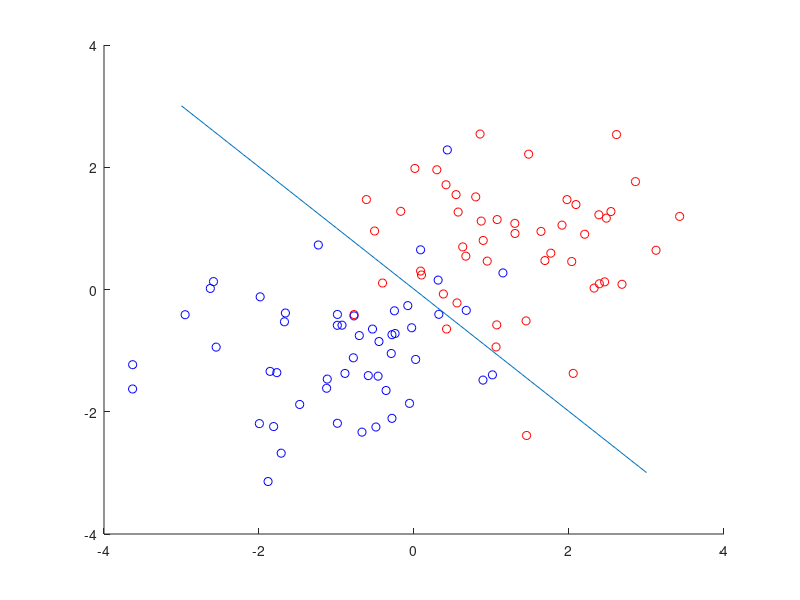

This figure's MATLAB source: (Note: this script raises an error after producing the figure.)

X1 = randn(50,2) + 1;
X2 = randn(51,2) -1;

y1 = ones(50,1);
y2 = -ones(51,1);

%In order to make a decision boundary we note that in the case of two
%gaussian distributions with equal covariance matrices the classifier is
%found by solving the equation -||x - mu1||^2/sigma1^2 = -||x -
%mu2||^2/sigma2^2.  Since sigma1 = sigma2 and we know the mean values ([1
%1] and [-1 -1] we can solve for a straigt line y = -x, chich performs as a
%linear classifier.  It is essentally an OLS estimate so it is optimal in
%that it finds the maximum distance from the means of the distribution.  

x = [-3:.1:3];
y1 = -x;
y2 = -x -1/4*log(50/51)
figure;
hold on;
plot(X1(:,1), X1(:,2), 'ro');
plot(X2(:,1), X2(:,2), 'bo');
plot(x,y2);
hold off;

%Polynomial Kernel Data, Trying and plotting different degrees of the
%polynomial to assess performance
load iris.mat;
t = 1;
gam = 1;
degree = 1;

performance = zeros(1,10);

for degree = 1:10;
    [alpha, b] = trainlssvm({Xtrain , Ytrain , 'classifier', gam,[t degree],'poly_kernel','preprocess'});
    Yt = simlssvm({Xtrain,Ytrain,'classifier',gam,[t degree],'poly_kernel'},{alpha,b},Xtest);

    %To evaluate performance
    performance(degree) = sum(Yt == Ytest)/length(Ytest)
end

figure;
plot(1:10,performance);
xlabel("Degree of Polynomial");
ylabel("Performance");

%We see that after degree three the performance on the test set is 100% so
%we plot the first three
for d = 1:3;
    figure;
    plotlssvm({Xtrain,Ytrain,'c',1,[1 d], 'poly_kernel'})
end

%We can do the same thing with the RBF kernel, by looping over values of
%sigma squared and assessing the performance.

sig2 = [0:0.01:14];
gam = 1;
ntrials = length(sig2);
performancerbf = zeros(1,ntrials);


%In order to check our parameters we need to first have a training and
%validation set, since there is no order to the data we are able to make
%the set randomly.

idx = randperm(size(Xtrain,1));

Xttrain = Xtrain(idx(1:80),:);
Yttrain = Ytrain(idx(1:80));
Xval = Xtrain(idx(81:100),:);
Yval = Ytrain(idx(81:100));


for sigmasq = sig2
    [alpha, b] = trainlssvm({Xttrain , Yttrain , 'classifier', gam,sigmasq,'RBF_kernel'});
    Yt = simlssvm({Xttrain,Yttrain,'classifier',gam,sigmasq,'RBF_kernel'},{alpha,b},Xval);
%To evaluate performance
    performancerbf(find(sig2 == sigmasq)) = sum(Yt == Yval)/length(Yval);
end

figure;
plot(sig2,performancerbf);
xlabel("\sigma^{2}");
ylabel("Performance");

%Seeing that sigmasq is good inbetween 0.01 and up to ~10 we set it to a
%reasonably low value 1 for convenience, and plot
figure;
plotlssvm({Xtrain,Ytrain,'classifier',gam,0.01,'RBF_kernel'})
figure;
plotlssvm({Xtrain,Ytrain,'classifier',gam,1,'RBF_kernel'})
figure;
plotlssvm({Xtrain,Ytrain,'classifier',gam,12.2,'RBF_kernel'})


%we can find a good range for gamma
sigmasq = 1;
gammalist = [0.1:0.01:100];
ntrials = length(gammalist);
performancerbf = zeros(1,ntrials);
for gam = gammalist
    [alpha, b] = trainlssvm({Xttrain , Yttrain , 'classifier', gam,sigmasq,'RBF_kernel'});
    Yt = simlssvm({Xttrain,Yttrain,'classifier',gam,sigmasq,'RBF_kernel'},{alpha,b},Xval);
%To evaluate performance
    performancerbf(find(gammalist == gam)) = sum(Yt == Yval)/length(Yval);
end
plot(gammalist,performancerbf);
xlabel("\gamma");
ylabel("Performance");

gam = 5;
sigmasq = 1;
[alpha, b] = trainlssvm({Xtrain , Ytrain , 'classifier', gam,sigmasq,'RBF_kernel'});
Yt = simlssvm({Xtrain,Ytrain,'classifier',gam,sigmasq,'RBF_kernel'},{alpha,b},Xtest);
performance = sum(Yt == Ytest)/length(Ytest)
plotlssvm({Xtrain,Ytrain,'classifier',gam,sigmasq,'RBF_kernel'},{alpha,b})


gammalist = [10^(-3):10:10^3]
sigmalist = [10^(-3):10:10^3]

lgam = length(gammalist)
lsig = length(sigmalist)

perfrand = zeros(lgam,lsig)
perfcross = zeros(lgam,lsig)
perfLO = zeros(lgam,lsig)

i = 0
j = 0
for gam = gammalist
    i = i + 1;
    j = 0;
    for sigmasq = sigmalist
        j = j + 1;
        perfrand(i,j) = rsplitvalidate({Xtrain, Ytrain, 'c', gam, sigmasq, 'RBF_kernel'}, 0.80, 'misclass');
        perfcross(i,j) = crossvalidate({Xtrain, Ytrain, 'c', gam, sigmasq, 'RBF_kernel'}, 10, 'misclass');
        perfLO(i,j) = leaveoneout({Xtrain,Ytrain,'c',gam,sigmasq,'RBF_kernel'},'misclass');
    end
end

%Selecting every 10 gamma(sigma) to represent the dataset
idgamma = int8(mod(gammalist,100)) == 0;
idsigma = int8(mod(sigmalist,100)) == 0;

figure;
h1 = heatmap(sigmalist,gammalist,perfrand,'Title','Random Split Validation Error', 'XLabel','\sigma^2','YLabel','\gamma');
h1.YDisplayLabels(~idgamma) = {''};
h1.XDisplayLabels(~idsigma) = {''};

h1;
figure;
h2 = heatmap(sigmalist,gammalist,perfcross,'Title','10 Fold Cross Validation Error', 'XLabel','\sigma^2','YLabel','\gamma');
h2.XDisplayLabels(~idsigma) = {''};
h2.YDisplayLabels(~idgamma) = {''};


figure;
h3 = heatmap(sigmalist,gammalist,perfLO,'Title','Leave One Out Error', 'XLabel','\sigma^2','YLabel','\gamma');
h3.XDisplayLabels(~idsigma) = {''};
h3.YDisplayLabels(~idgamma) = {''};

tic;
N = 1000
for i = 1:1000
    [gamNM(i),sig2NM(i),costNM(i)] = tunelssvm({Xtrain,Ytrain,'c', [], [], 'RBF_kernel'}, 'simplex','crossvalidatelssvm',{10,'misclass'});
end
tnm = toc;

timeNM = tnm/1000

medNM = median(gamNM)
mugamNM = mean(gamNM)
vargamNM = std(gamNM)^2

medsig2NM = median(sig2NM)
musig2NM = mean(sig2NM)
varsig2NM = std(sig2NM)^2

mucostNM = mean(costNM)
varcostNM = std(costNM)^2

tic;
N = 1000
for i = 1:1000
    [gamG(i),sig2G(i),costG(i)] = tunelssvm({Xtrain,Ytrain,'c', [], [], 'RBF_kernel'}, 'gridsearch','crossvalidatelssvm',{10,'misclass'});
end
tgrid = toc;

timegrid = tgrid/1000

medgamG = median(gamG)
mugamG = mean(gamG)
vargamG = std(gamG)^2

medsig2G = median(sig2G)
musig2G = mean(sig2G)
varsig2G = std(sig2G)^2

mucostG = mean(costG)
varcostG = std(costG)^2

load iris
[gam,sig2,cost] = tunelssvm({Xtrain,Ytrain,'c', [], [], 'RBF_kernel'}, 'simplex','crossvalidatelssvm',{10,'misclass'});
gam = 1537.8041
sig2 = 1.4438579
[alpha, b] = trainlssvm({Xtrain , Ytrain , 'classifier', gam,sig2,'RBF_kernel'});
[Yest,Ylatent] = simlssvm({Xtrain , Ytrain , 'classifier', gam,sig2,'RBF_kernel'},{alpha,b},Xtest);
roc(Ylatent,Ytest)


%Calculating the optimial values for a bayes classifier and plotting it
type = 'classifier';
[gam, sig2] = bay_initlssvm({Xtrain,Ytrain,type,gam,sig2,'RBF_kernel'});
[model, gam_opt] = bay_optimize({Xtrain,Ytrain,type,gam,sig2,'RBF_kernel'},2);
[cost_L3,sig2_opt] = bay_optimize({Xtrain,Ytrain,type,gam_opt,sig2,'RBF_kernel'},3);

bay_modoutClass ({Xtrain , Ytrain , 'c', gam_opt , sig2_opt}, 'figure');

%We can also just choose arbitrary ones
gam = gam_opt*100000;
sig2 = sig2_opt;
bay_modoutClass ({Xtrain , Ytrain , 'c', gam , sig2}, 'figure');

%Changing the values of gamma and sigma shows clearly how the gamma
%parameter affects the 'margin' of the SVM and sig2 affects how much
%'slack' is possible.  Lower values of sigma make for less 'slack'

gam = gam_opt;
sig2 = sig2_opt*10000;
bay_modoutClass ({Xtrain , Ytrain , 'c', gam , sig2}, 'figure');